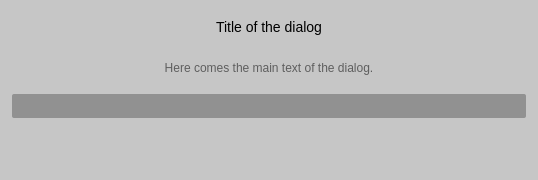
<?xml version="1.0" encoding="UTF-8"?>
<ui version="4.0">
 <class>Form</class>
 <widget class="QWidget" name="Form">
  <property name="geometry">
   <rect>
    <x>0</x>
    <y>0</y>
    <width>538</width>
    <height>180</height>
   </rect>
  </property>
  <property name="sizePolicy">
   <sizepolicy hsizetype="Expanding" vsizetype="Expanding">
    <horstretch>0</horstretch>
    <verstretch>0</verstretch>
   </sizepolicy>
  </property>
  <property name="minimumSize">
   <size>
    <width>0</width>
    <height>0</height>
   </size>
  </property>
  <property name="maximumSize">
   <size>
    <width>16777215</width>
    <height>16777215</height>
   </size>
  </property>
  <property name="cursor">
   <cursorShape>ArrowCursor</cursorShape>
  </property>
  <property name="windowTitle">
   <string>Form</string>
  </property>
  <property name="autoFillBackground">
   <bool>false</bool>
  </property>
  <property name="styleSheet">
   <string notr="true">background-color: #c6c6c6;
border-radius: 2px;</string>
  </property>
  <layout class="QVBoxLayout" name="verticalLayout">
   <property name="spacing">
    <number>0</number>
   </property>
   <property name="sizeConstraint">
    <enum>QLayout::SetMinimumSize</enum>
   </property>
   <property name="leftMargin">
    <number>0</number>
   </property>
   <property name="topMargin">
    <number>0</number>
   </property>
   <property name="rightMargin">
    <number>0</number>
   </property>
   <property name="bottomMargin">
    <number>0</number>
   </property>
   <item>
    <widget class="QWidget" name="widget_2" native="true">
     <property name="sizePolicy">
      <sizepolicy hsizetype="Expanding" vsizetype="Expanding">
       <horstretch>0</horstretch>
       <verstretch>0</verstretch>
      </sizepolicy>
     </property>
     <layout class="QVBoxLayout" name="verticalLayout_2">
      <property name="spacing">
       <number>0</number>
      </property>
      <property name="sizeConstraint">
       <enum>QLayout::SetMinimumSize</enum>
      </property>
      <property name="leftMargin">
       <number>12</number>
      </property>
      <property name="topMargin">
       <number>12</number>
      </property>
      <property name="rightMargin">
       <number>12</number>
      </property>
      <property name="bottomMargin">
       <number>12</number>
      </property>
      <item>
       <widget class="QLabel" name="dialog_title_label">
        <property name="sizePolicy">
         <sizepolicy hsizetype="Preferred" vsizetype="Fixed">
          <horstretch>0</horstretch>
          <verstretch>0</verstretch>
         </sizepolicy>
        </property>
        <property name="minimumSize">
         <size>
          <width>0</width>
          <height>30</height>
         </size>
        </property>
        <property name="maximumSize">
         <size>
          <width>16777215</width>
          <height>30</height>
         </size>
        </property>
        <property name="styleSheet">
         <string notr="true">font-size: 14px;
color: black;</string>
        </property>
        <property name="text">
         <string>Title of the dialog</string>
        </property>
        <property name="alignment">
         <set>Qt::AlignCenter</set>
        </property>
       </widget>
      </item>
      <item>
       <widget class="QLabel" name="dialog_main_text_label">
        <property name="sizePolicy">
         <sizepolicy hsizetype="Expanding" vsizetype="MinimumExpanding">
          <horstretch>0</horstretch>
          <verstretch>0</verstretch>
         </sizepolicy>
        </property>
        <property name="styleSheet">
         <string notr="true">color: #5e5e5e;</string>
        </property>
        <property name="text">
         <string>Here comes the main text of the dialog.</string>
        </property>
        <property name="alignment">
         <set>Qt::AlignCenter</set>
        </property>
        <property name="wordWrap">
         <bool>true</bool>
        </property>
        <property name="textInteractionFlags">
         <set>Qt::LinksAccessibleByMouse|Qt::TextSelectableByKeyboard|Qt::TextSelectableByMouse</set>
        </property>
       </widget>
      </item>
      <item>
       <widget class="QLineEdit" name="dialog_input">
        <property name="minimumSize">
         <size>
          <width>0</width>
          <height>24</height>
         </size>
        </property>
        <property name="maximumSize">
         <size>
          <width>16777215</width>
          <height>24</height>
         </size>
        </property>
        <property name="styleSheet">
         <string notr="true">background-color: #919191;
border: none;
color: #5e5e5e;
padding: 4px;</string>
        </property>
       </widget>
      </item>
     </layout>
    </widget>
   </item>
   <item>
    <widget class="QWidget" name="dialog_button_container" native="true">
     <property name="sizePolicy">
      <sizepolicy hsizetype="Preferred" vsizetype="Fixed">
       <horstretch>0</horstretch>
       <verstretch>0</verstretch>
      </sizepolicy>
     </property>
     <property name="minimumSize">
      <size>
       <width>0</width>
       <height>50</height>
      </size>
     </property>
     <property name="maximumSize">
      <size>
       <width>16777215</width>
       <height>50</height>
      </size>
     </property>
     <property name="styleSheet">
      <string notr="true"/>
     </property>
     <layout class="QHBoxLayout" name="horizontalLayout">
      <property name="leftMargin">
       <number>12</number>
      </property>
      <property name="topMargin">
       <number>12</number>
      </property>
      <property name="rightMargin">
       <number>12</number>
      </property>
      <property name="bottomMargin">
       <number>12</number>
      </property>
     </layout>
    </widget>
   </item>
  </layout>
 </widget>
 <resources/>
 <connections/>
</ui>
